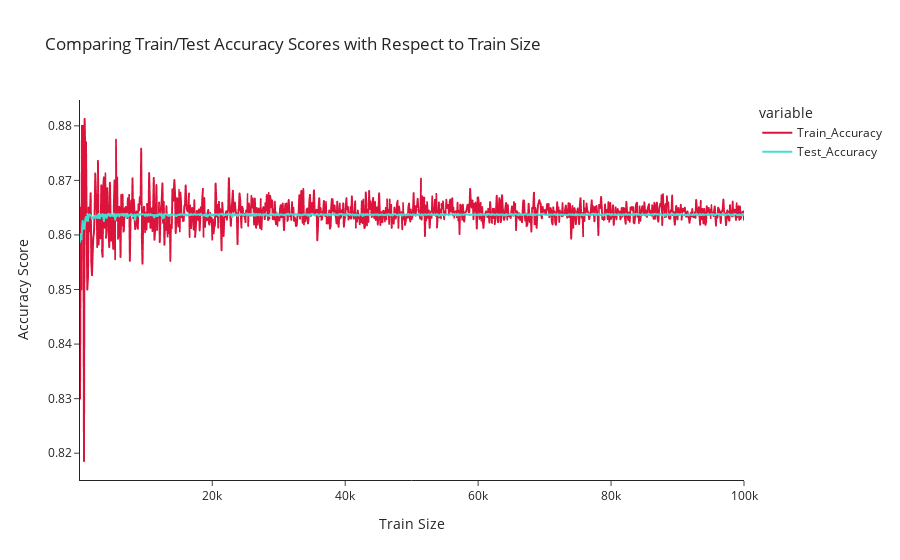

Notebook code cell kept with this figure:
### Markdown cell above
### Solution to Exercise 1

### Code cell
from sklearn.linear_model import LogisticRegression
from sklearn.metrics import accuracy_score
import plotly.express as px
import pandas as pd

result_df = pd.DataFrame(columns=['Size', 'Train_Accuracy', 'Test_Accuracy'])

for n in range(100, 100001, 100):
    X, y = make_data(n)
    log_reg = LogisticRegression()
    log_reg.fit(X, y)
    acc_train = accuracy_score(y, log_reg.predict(X))
    acc_test = accuracy_score(y_te, log_reg.predict(X_te))
    result_df.loc[len(result_df)] = [n, acc_train, acc_test]


fig = px.line(result_df,
              x = 'Size',
              y = ['Train_Accuracy', 'Test_Accuracy'],
              template = 'simple_white',
              color_discrete_sequence=['crimson', 'turquoise'],
              labels={"Size": "Train Size", 'value': 'Accuracy Score'},
              title = 'Comparing Train/Test Accuracy Scores with Respect to Train Size')
fig.show()

### Figure 1 — Plotly figure (JSON) as saved in the notebook; plotly's stock layout.template omitted (floating-point values rounded to 4 significant figures; data arrays with more than 128 entries replaced by an {"elided": "..."} marker saying what was removed)
{"data": [{"hovertemplate": "variable=Train_Accuracy<br>Train Size=%{x}<br>Accuracy Score=%{y}<extra></extra>", "legendgroup": "Train_Accuracy", "line": {"color": "crimson", "dash": "solid"}, "marker": {"symbol": "circle"}, "mode": "lines", "name": "Train_Accuracy", "showlegend": true, "type": "scattergl", "x": {"elided": "1000 int values"}, "xaxis": "x", "y": {"elided": "1000 float values"}, "yaxis": "y"}, {"hovertemplate": "variable=Test_Accuracy<br>Train Size=%{x}<br>Accuracy Score=%{y}<extra></extra>", "legendgroup": "Test_Accuracy", "line": {"color": "turquoise", "dash": "solid"}, "marker": {"symbol": "circle"}, "mode": "lines", "name": "Test_Accuracy", "showlegend": true, "type": "scattergl", "x": {"elided": "1000 int values"}, "xaxis": "x", "y": {"elided": "1000 float values"}, "yaxis": "y"}], "layout": {"legend": {"title": {"text": "variable"}, "tracegroupgap": 0}, "title": {"text": "Comparing Train/Test Accuracy Scores with Respect to Train Size"}, "xaxis": {"anchor": "y", "domain": [0, 1], "title": {"text": "Train Size"}}, "yaxis": {"anchor": "x", "domain": [0, 1], "title": {"text": "Accuracy Score"}}}}
